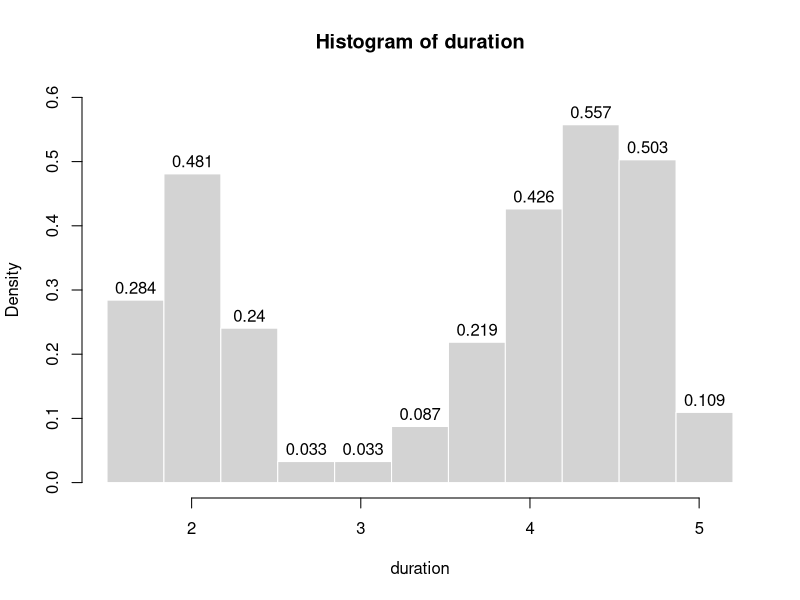

Write the R code that produced this figure.
## ---- chunk 1
knitr::opts_chunk$set(echo = TRUE, dev='CairoPNG')
## ---- chunk 2
head(faithful)
## ---- chunk 3
duration <- faithful$eruptions     # the eruption durations
max(duration)-min(duration)     # apply the max and min functions
range(duration)
## ---- chunk 4
duration = faithful$eruptions
breaks = seq(1.5, 5.2, length.out = 12)
duration.cut = cut(duration, breaks, right=FALSE)
## ---- chunk 5
duration.freq = table(duration.cut)
duration.freq
cbind(duration.freq)
## ---- chunk 6
duration.relfreq = duration.freq / nrow(faithful)
## ---- chunk 7
cbind(duration.freq)
## ---- chunk 8
hist(duration, right=FALSE, 
     breaks = breaks, labels =TRUE, 
     freq = FALSE, col = "lightgray", 
     border = "white", ylim=c(0, 0.6))
## ---- chunk 9
old = options(digits=1)
options(old)    # restore the old option
## ---- chunk 10
mean(faithful$eruptions)
## ---- chunk 11
# 方法1
exp(mean(log(faithful$eruptions)))
# 方法2
psych::geometric.mean(faithful$eruptions)
## ---- chunk 12
# 方法1
quantile(faithful$eruptions, c(0.5, 0.6))
quantile(faithful$eruptions)
# 方法2
median(faithful$eruptions)
## ---- chunk 13
IQR(faithful$eruptions)
## ---- chunk 14
# 方法1
var(faithful$eruptions)
sd(faithful$eruptions)
sd(faithful$eruptions)^2
# 方法2
(sum((faithful$eruptions-mean(faithful$eruptions))^2))/(nrow(faithful)-1)
## ---- chunk 15
# 方法1
raster::cv(faithful$eruptions)
# 方法2
sd(faithful$eruptions)/mean(faithful$eruptions)*100
## ---- chunk 16
dnorm(72, mean=72, sd=15.2)
## ---- chunk 17
pnorm(84, mean=72, sd=15.2, lower.tail=FALSE)
## ---- chunk 18
qnorm(0.975, mean=0, sd=1, lower.tail=TRUE)
## ---- chunk 19
rnorm(100, mean=0, sd=1)
